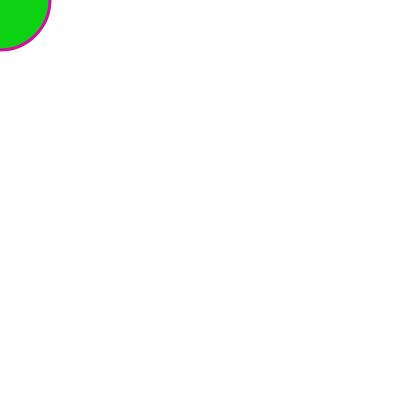
Frame 1 (no input)
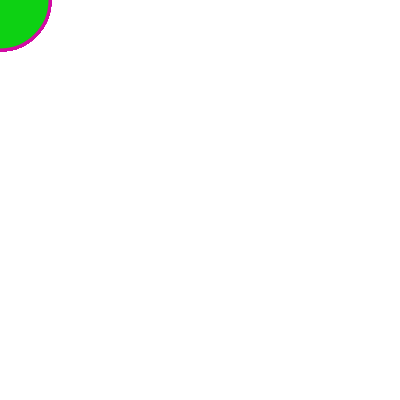
Frame 60 (no input)
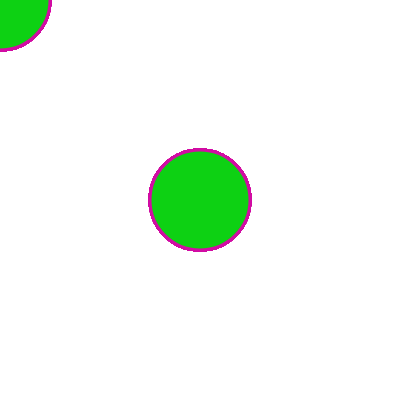
Frame 120 (the mouse pressed at the canvas centre since frame 60)

The p5.js sketch that drew these frames (run headless with seeded random() and noise() and a simulated clock; from frame 60 on, the mouse is pressed at the canvas centre):

// p5.js sketch
// ── sketch.js
function setup() {
  createCanvas(400, 400);
}

function draw() {
 // background(220);
  
  fill('#0dd113');
  stroke('#d10da3');
  strokeWeight(3);
  ellipse(mouseX, mouseY, 100, 100);
  
}
